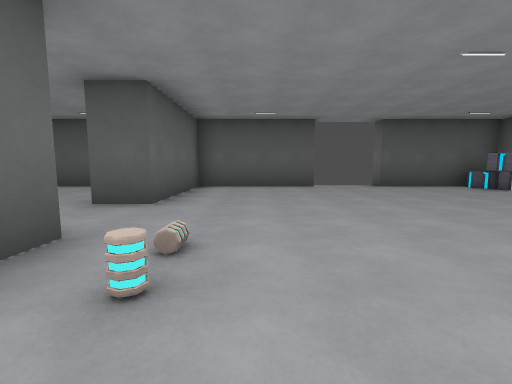
view 1 (above)

20 first-person views from a walk through a 3-D level made in the Godot game engine. The camera is 1.3 m above the floor, tilts 6° down and sees 90° across. The floor is counted in squares, 2 m on a side. Each view is taken from the middle of a square. On the plan, view 1 faces up. The plan holds only what a view shows up to about 9 squares ahead; the rest is blank. Characters and animated objects are not drawn. Surface patterns are stand-ins for the level's own textures.

view 2
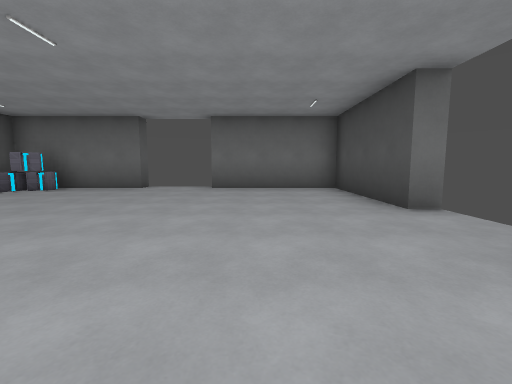

view 3
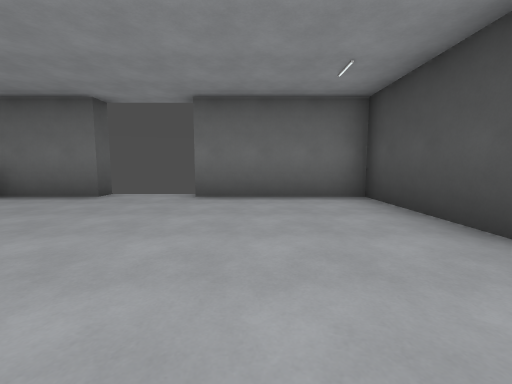

view 4
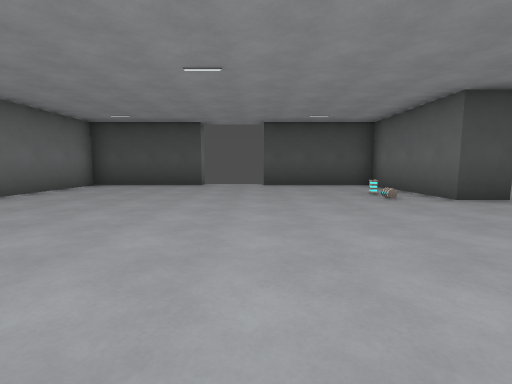

view 5
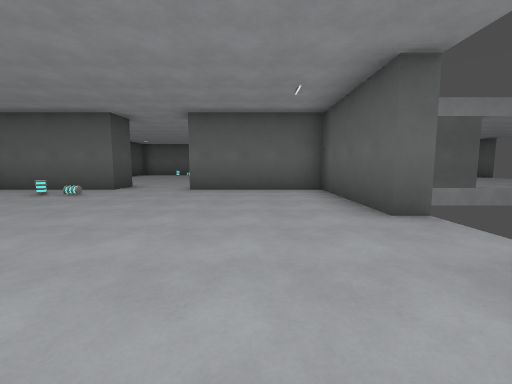

view 6
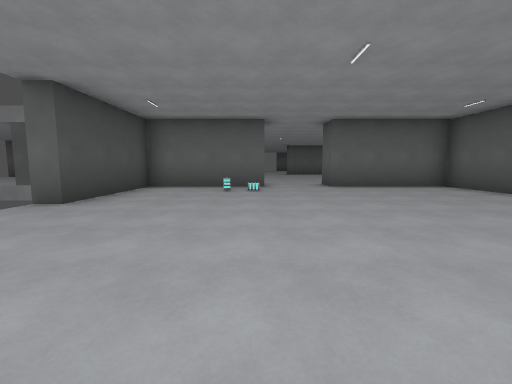

view 7
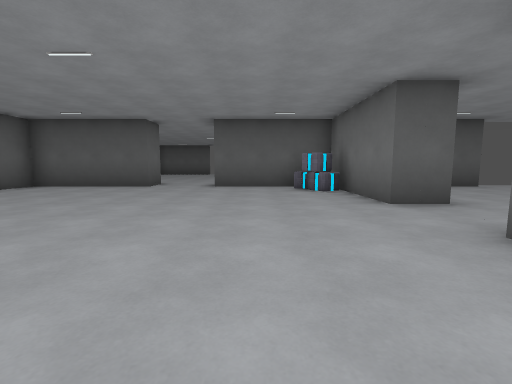

view 8
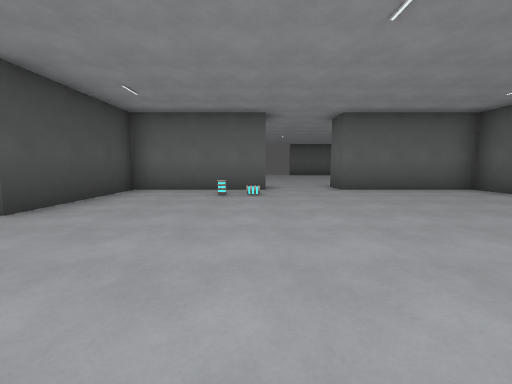

view 9
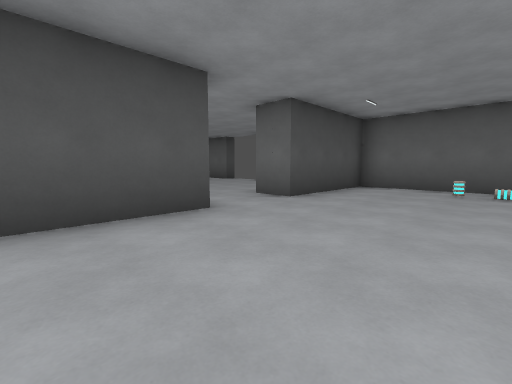

view 10
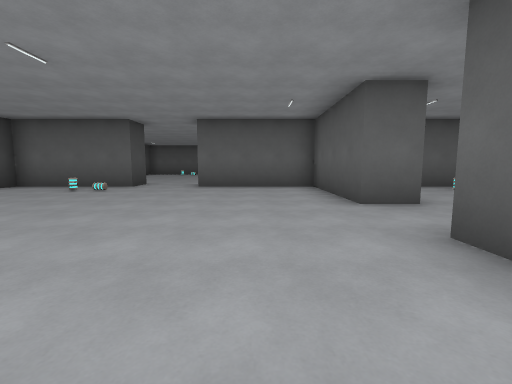

view 11
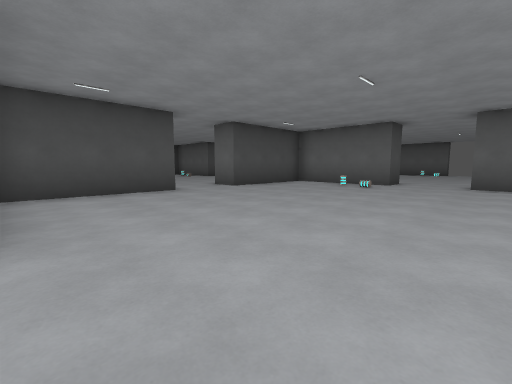

view 12
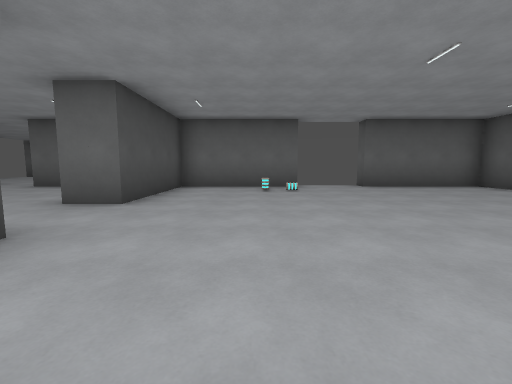

view 13
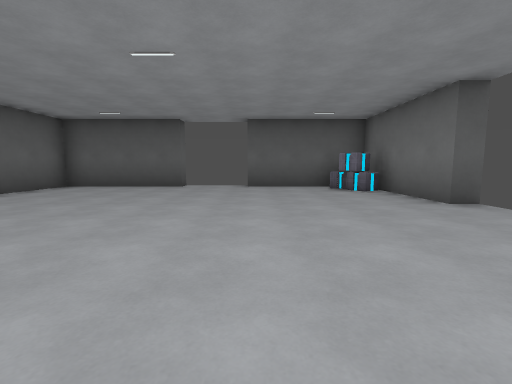

view 14
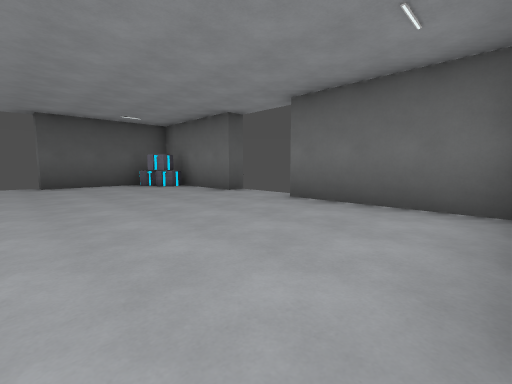

view 15
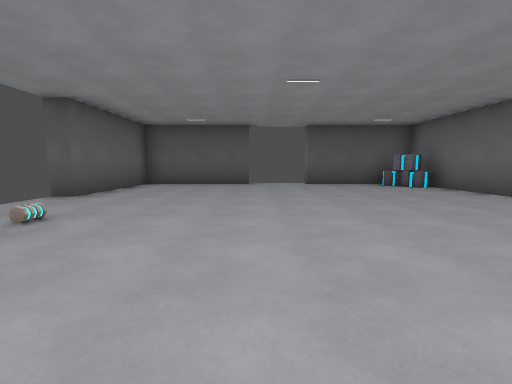

view 16
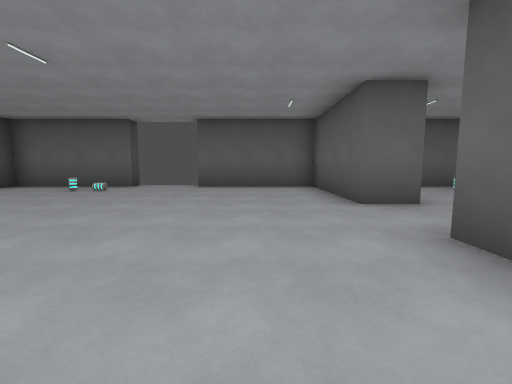

view 17
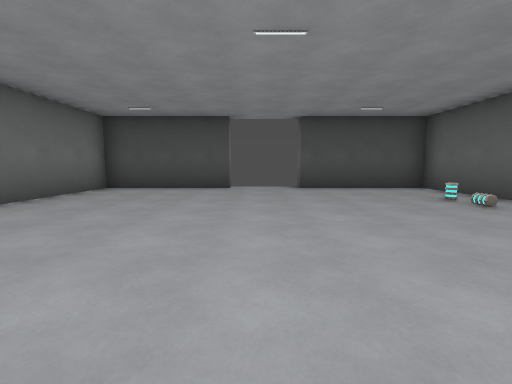

view 18
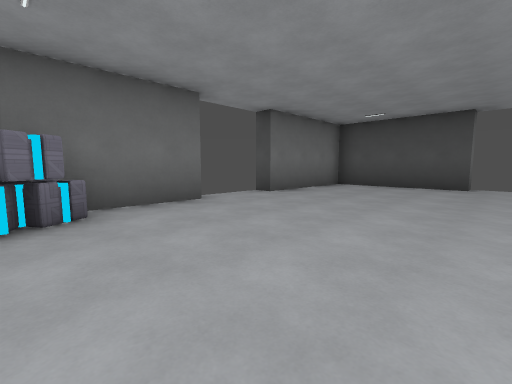

view 19
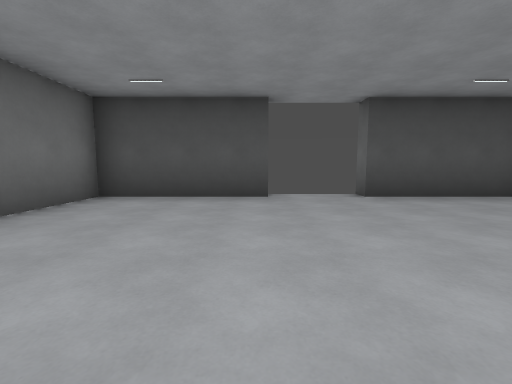

view 20
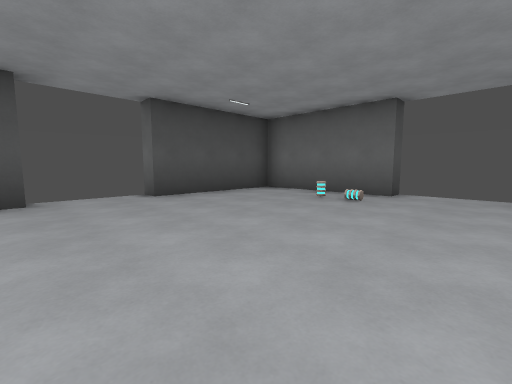

### Floor plan
Ten units are one square. View 1 is at (0, 0); x grows to the right and y downward. Boxes are objects, and circles mark ways between rooms. Rooms are numbered by the first view taken in them; rooms with no view inside come last. Other rooms are left out.
<svg viewBox="-133 -187 218 312">
<path fill="none" stroke="#000" d="M78 -42 72 -42 72 -78 38 -78 38 -82M38 19 38 12 72 12 72 -22M18 -84 18 -78 -17 -78 -17 -42 -28 -42M-28 -23 -17 -23 -17 12 18 12 18 18M-64 12 -29 12M-28 -42 -28 -78 -62 -78M-83 -78 -118 -78M-128 -23 -118 -23 -118 20M-118 12 -83 12 -83 22M-118 -79 -118 -42 -128 -42M-118 -124 -118 -79M-21 -142 -28 -142 -28 -177 -62 -177 -62 -182M-83 -182 -83 -177 -118 -177 -118 -142 -122 -142M-28 -89 -28 -122M-118 -88 -83 -88 -83 -78M-28 59 -28 36M-62 118 -62 112 -28 112 -28 78 -22 78M-83 22 -118 22M-56 22 -62 22M-122 78 -118 78 -118 112 -83 112 -83 118M-118 20 -118 58"/>
<rect x="-15" y="-15" width="10" height="10" fill="#bbb"><title>other object</title></rect>
<rect x="55" y="-75" width="10" height="10" fill="#bbb"><title>box</title></rect>
<rect x="65" y="-65" width="10" height="10" fill="#bbb"><title>box</title></rect>
<rect x="65" y="-75" width="10" height="10" fill="#bbb"><title>box</title></rect>
<rect x="-115" y="-15" width="10" height="10" fill="#bbb"><title>other object</title></rect>
<rect x="-45" y="-75" width="10" height="10" fill="#bbb"><title>box</title></rect>
<rect x="-35" y="-65" width="10" height="10" fill="#bbb"><title>box</title></rect>
<rect x="-35" y="-75" width="10" height="10" fill="#bbb"><title>box</title></rect>
<rect x="-115" y="-115" width="10" height="10" fill="#bbb"><title>other object</title></rect>
<rect x="-45" y="-175" width="10" height="10" fill="#bbb"><title>box</title></rect>
<rect x="-35" y="-165" width="10" height="10" fill="#bbb"><title>box</title></rect>
<rect x="-35" y="-175" width="10" height="10" fill="#bbb"><title>box</title></rect>
<rect x="-115" y="85" width="10" height="10" fill="#bbb"><title>other object</title></rect>
<rect x="-45" y="25" width="10" height="10" fill="#bbb"><title>box</title></rect>
<rect x="-35" y="35" width="10" height="10" fill="#bbb"><title>box</title></rect>
<rect x="-35" y="25" width="10" height="10" fill="#bbb"><title>box</title></rect>
<circle cx="-20" cy="-35" r="3" fill="#2a7"/>
<circle cx="-75" cy="-80" r="3" fill="#2a7"/>
<circle cx="-75" cy="20" r="3" fill="#2a7"/>
<text x="30" y="-30">1</text>
<text x="-70" y="-30">2</text>
<text x="-70" y="-130">3</text>
<text x="-70" y="70">4</text>
</svg>
Room 1 opens to room 2. Room 2 opens to room 3. Room 2 opens to room 4.

Where each view was taken, in squares from view 1:
view 1: 0 up, 0 right, facing up
view 2: 1 up, 0 right, facing right
view 3: 1 up, 2 right, facing right
view 4: 7 up, 2 right, facing down
view 5: 6 up, 5 right, facing left
view 6: 2 up, 6 right, facing left
view 7: 0 up, 5 left, facing up
view 8: 2 up, 5 left, facing left
view 9: 2 up, 4 left, facing down-left
view 10: 6 up, 4 left, facing left
view 11: 5 up, 3 left, facing down-left
view 12: 11 up, 4 left, facing left
view 13: 10 up, 6 left, facing up
view 14: 9 up, 7 left, facing up-right
view 15: 9 up, 8 left, facing up
view 16: 4 down, 4 left, facing left
view 17: 4 down, 7 left, facing down
view 18: 3 down, 7 left, facing down-right
view 19: 6 down, 6 left, facing down
view 20: 6 down, 6 left, facing down-left
